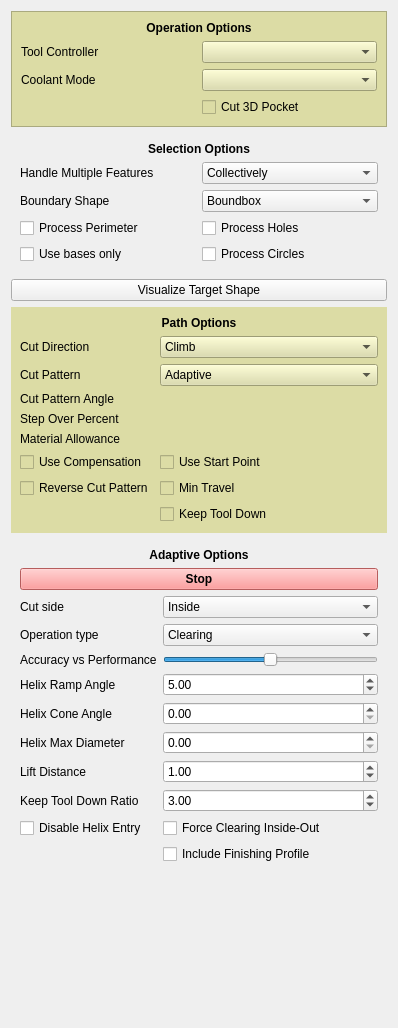
<?xml version="1.0" encoding="UTF-8"?>
<ui version="4.0">
 <class>Form</class>
 <widget class="QWidget" name="Form">
  <property name="geometry">
   <rect>
    <x>0</x>
    <y>0</y>
    <width>398</width>
    <height>1028</height>
   </rect>
  </property>
  <property name="windowTitle">
   <string>Form</string>
  </property>
  <layout class="QGridLayout" name="gridLayout_4">
   <item row="0" column="0">
    <widget class="QFrame" name="operationOptions">
     <property name="styleSheet">
      <string notr="true">background-color: rgb(220, 220, 165);</string>
     </property>
     <property name="frameShape">
      <enum>QFrame::StyledPanel</enum>
     </property>
     <property name="frameShadow">
      <enum>QFrame::Raised</enum>
     </property>
     <layout class="QGridLayout" name="gridLayout_3">
      <item row="2" column="1">
       <widget class="QComboBox" name="coolantController">
        <property name="toolTip">
         <string>&lt;html&gt;&lt;head/&gt;&lt;body&gt;&lt;p&gt;The tool and its settings to be used for this operation.&lt;/p&gt;&lt;/body&gt;&lt;/html&gt;</string>
        </property>
       </widget>
      </item>
      <item row="2" column="0">
       <widget class="QLabel" name="coolantController_label">
        <property name="text">
         <string>Coolant Mode</string>
        </property>
       </widget>
      </item>
      <item row="1" column="0">
       <widget class="QLabel" name="toolController_label">
        <property name="text">
         <string>Tool Controller</string>
        </property>
       </widget>
      </item>
      <item row="1" column="1">
       <widget class="QComboBox" name="toolController">
        <property name="toolTip">
         <string>&lt;html&gt;&lt;head/&gt;&lt;body&gt;&lt;p&gt;The tool and its settings to be used for this operation.&lt;/p&gt;&lt;/body&gt;&lt;/html&gt;</string>
        </property>
       </widget>
      </item>
      <item row="3" column="1">
       <widget class="QCheckBox" name="cut3DPocket">
        <property name="text">
         <string>Cut 3D Pocket</string>
        </property>
       </widget>
      </item>
      <item row="0" column="0" colspan="2">
       <widget class="QLabel" name="operationOptions_label">
        <property name="font">
         <font>
          <weight>75</weight>
          <bold>true</bold>
         </font>
        </property>
        <property name="text">
         <string>Operation Options</string>
        </property>
        <property name="alignment">
         <set>Qt::AlignCenter</set>
        </property>
       </widget>
      </item>
     </layout>
    </widget>
   </item>
   <item row="1" column="0">
    <widget class="QWidget" name="selectionOptions" native="true">
     <layout class="QGridLayout" name="gridLayout_5">
      <item row="1" column="1">
       <widget class="QComboBox" name="handleMultipleFeatures">
        <item>
         <property name="text">
          <string>Collectively</string>
         </property>
        </item>
        <item>
         <property name="text">
          <string>Individually</string>
         </property>
        </item>
       </widget>
      </item>
      <item row="2" column="1">
       <widget class="QComboBox" name="boundaryShape">
        <property name="toolTip">
         <string>&lt;html&gt;&lt;head/&gt;&lt;body&gt;&lt;p&gt;Specify if the facing should be restricted by the actual shape of the selected face (or the part if no face is selected), or if the bounding box should be faced off.&lt;/p&gt;&lt;p&gt;The latter can be used to face of the entire stock area to ensure uniform heights for the following operations.&lt;/p&gt;&lt;/body&gt;&lt;/html&gt;</string>
        </property>
        <item>
         <property name="text">
          <string>Boundbox</string>
         </property>
        </item>
        <item>
         <property name="text">
          <string>Face Region</string>
         </property>
        </item>
        <item>
         <property name="text">
          <string>Perimeter</string>
         </property>
        </item>
        <item>
         <property name="text">
          <string>Stock</string>
         </property>
        </item>
       </widget>
      </item>
      <item row="2" column="0">
       <widget class="QLabel" name="boundaryShape_label">
        <property name="text">
         <string>Boundary Shape</string>
        </property>
       </widget>
      </item>
      <item row="1" column="0">
       <widget class="QLabel" name="handleMultipleFeatures_label">
        <property name="text">
         <string>Handle Multiple Features</string>
        </property>
       </widget>
      </item>
      <item row="3" column="0">
       <widget class="QCheckBox" name="processPerimeter">
        <property name="text">
         <string>Process Perimeter</string>
        </property>
        <property name="checked">
         <bool>false</bool>
        </property>
       </widget>
      </item>
      <item row="3" column="1">
       <widget class="QCheckBox" name="processHoles">
        <property name="text">
         <string>Process Holes</string>
        </property>
        <property name="checked">
         <bool>false</bool>
        </property>
       </widget>
      </item>
      <item row="4" column="1">
       <widget class="QCheckBox" name="processCircles">
        <property name="text">
         <string>Process Circles</string>
        </property>
        <property name="checked">
         <bool>false</bool>
        </property>
       </widget>
      </item>
      <item row="0" column="0" colspan="2">
       <widget class="QLabel" name="selectionOptions_label">
        <property name="font">
         <font>
          <weight>75</weight>
          <bold>true</bold>
         </font>
        </property>
        <property name="text">
         <string>Selection Options</string>
        </property>
        <property name="alignment">
         <set>Qt::AlignCenter</set>
        </property>
       </widget>
      </item>
      <item row="4" column="0">
       <widget class="QCheckBox" name="useBasesOnly">
        <property name="text">
         <string>Use bases only</string>
        </property>
       </widget>
      </item>
     </layout>
    </widget>
   </item>
   <item row="6" column="0">
    <spacer name="verticalSpacer">
     <property name="orientation">
      <enum>Qt::Vertical</enum>
     </property>
     <property name="sizeHint" stdset="0">
      <size>
       <width>20</width>
       <height>40</height>
      </size>
     </property>
    </spacer>
   </item>
   <item row="3" column="0">
    <widget class="QWidget" name="pathOptions" native="true">
     <property name="styleSheet">
      <string notr="true">background-color: rgb(220, 220, 165);</string>
     </property>
     <layout class="QFormLayout" name="formLayout">
      <property name="fieldGrowthPolicy">
       <enum>QFormLayout::AllNonFixedFieldsGrow</enum>
      </property>
      <item row="1" column="0">
       <widget class="QLabel" name="cutDirection_label">
        <property name="text">
         <string>Cut Direction</string>
        </property>
       </widget>
      </item>
      <item row="1" column="1">
       <widget class="QComboBox" name="cutDirection">
        <property name="toolTip">
         <string>&lt;html&gt;&lt;head/&gt;&lt;body&gt;&lt;p&gt;The cutting mode assumes that the cut on one side of the tool bit represents the resulting part and the other side is either already milled away or will be removed later on.&lt;/p&gt;&lt;p&gt;Keeping that in mind climb mode is called when the tool bit is moved into the cut on each rotation, whereas in conventional mode the tool bits rotation and the tools lateral movement are in the same direction.&lt;/p&gt;&lt;/body&gt;&lt;/html&gt;</string>
        </property>
        <item>
         <property name="text">
          <string>Climb</string>
         </property>
        </item>
        <item>
         <property name="text">
          <string>Conventional</string>
         </property>
        </item>
       </widget>
      </item>
      <item row="2" column="0">
       <widget class="QLabel" name="cutPattern_label">
        <property name="text">
         <string>Cut Pattern</string>
        </property>
       </widget>
      </item>
      <item row="2" column="1">
       <widget class="QComboBox" name="cutPattern">
        <property name="toolTip">
         <string>&lt;html&gt;&lt;head/&gt;&lt;body&gt;&lt;p&gt;Pattern the tool bit is moved in to clear the material.&lt;/p&gt;&lt;/body&gt;&lt;/html&gt;</string>
        </property>
        <property name="currentText">
         <string notr="true">Adaptive</string>
        </property>
        <item>
         <property name="text">
          <string>Adaptive</string>
         </property>
        </item>
        <item>
         <property name="text">
          <string>Circular</string>
         </property>
        </item>
        <item>
         <property name="text">
          <string>CircularZigZag</string>
         </property>
        </item>
        <item>
         <property name="text">
          <string>Grid</string>
         </property>
        </item>
        <item>
         <property name="text">
          <string>Line</string>
         </property>
        </item>
        <item>
         <property name="text">
          <string>LineOffset</string>
         </property>
        </item>
        <item>
         <property name="text">
          <string notr="true">Offset</string>
         </property>
        </item>
        <item>
         <property name="text">
          <string>Spiral</string>
         </property>
        </item>
        <item>
         <property name="text">
          <string>Triangle</string>
         </property>
        </item>
        <item>
         <property name="text">
          <string>ZigZag</string>
         </property>
        </item>
        <item>
         <property name="text">
          <string>ZigZagOffset</string>
         </property>
        </item>
       </widget>
      </item>
      <item row="3" column="0">
       <widget class="QLabel" name="cutPatternAngle_label">
        <property name="text">
         <string>Cut Pattern Angle</string>
        </property>
       </widget>
      </item>
      <item row="5" column="0">
       <widget class="QLabel" name="stepOverPercent_label">
        <property name="text">
         <string>Step Over Percent</string>
        </property>
       </widget>
      </item>
      <item row="7" column="0">
       <widget class="QLabel" name="materialAllowance_label">
        <property name="text">
         <string>Material Allowance</string>
        </property>
       </widget>
      </item>
      <item row="8" column="0">
       <widget class="QCheckBox" name="useCompensation">
        <property name="toolTip">
         <string>&lt;html&gt;&lt;head/&gt;&lt;body&gt;&lt;p&gt;If checked the profile operation is offset by the tool radius. The offset direction is determined by the Cut Side.&lt;/p&gt;&lt;/body&gt;&lt;/html&gt;</string>
        </property>
        <property name="text">
         <string>Use Compensation</string>
        </property>
       </widget>
      </item>
      <item row="8" column="1">
       <widget class="QCheckBox" name="useStartPoint">
        <property name="toolTip">
         <string>&lt;html&gt;&lt;head/&gt;&lt;body&gt;&lt;p&gt;Specify if this operation uses a starting point.&lt;/p&gt;&lt;/body&gt;&lt;/html&gt;</string>
        </property>
        <property name="text">
         <string>Use Start Point</string>
        </property>
       </widget>
      </item>
      <item row="9" column="1">
       <widget class="QCheckBox" name="minTravel">
        <property name="text">
         <string>Min Travel</string>
        </property>
       </widget>
      </item>
      <item row="0" column="0" colspan="2">
       <widget class="QLabel" name="pathOptions_label">
        <property name="font">
         <font>
          <weight>75</weight>
          <bold>true</bold>
         </font>
        </property>
        <property name="text">
         <string>Path Options</string>
        </property>
        <property name="alignment">
         <set>Qt::AlignCenter</set>
        </property>
       </widget>
      </item>
      <item row="7" column="1">
       <widget class="Gui::QuantitySpinBox" name="materialAllowance">
        <property name="sizePolicy">
         <sizepolicy hsizetype="Preferred" vsizetype="Preferred">
          <horstretch>0</horstretch>
          <verstretch>0</verstretch>
         </sizepolicy>
        </property>
        <property name="unit" stdset="0">
         <string notr="true"/>
        </property>
       </widget>
      </item>
      <item row="3" column="1">
       <widget class="Gui::QuantitySpinBox" name="cutPatternAngle">
        <property name="sizePolicy">
         <sizepolicy hsizetype="Preferred" vsizetype="Preferred">
          <horstretch>0</horstretch>
          <verstretch>0</verstretch>
         </sizepolicy>
        </property>
        <property name="unit" stdset="0">
         <string notr="true"/>
        </property>
       </widget>
      </item>
      <item row="5" column="1">
       <widget class="Gui::QuantitySpinBox" name="stepOverPercent">
        <property name="sizePolicy">
         <sizepolicy hsizetype="Preferred" vsizetype="Preferred">
          <horstretch>0</horstretch>
          <verstretch>0</verstretch>
         </sizepolicy>
        </property>
        <property name="unit" stdset="0">
         <string notr="true"/>
        </property>
       </widget>
      </item>
      <item row="9" column="0">
       <widget class="QCheckBox" name="cutPatternReversed">
        <property name="text">
         <string>Reverse Cut Pattern</string>
        </property>
       </widget>
      </item>
      <item row="10" column="1">
       <widget class="QCheckBox" name="keepToolDown">
        <property name="text">
         <string>Keep Tool Down</string>
        </property>
       </widget>
      </item>
     </layout>
    </widget>
   </item>
   <item row="5" column="0">
    <widget class="QWidget" name="adaptiveOptions" native="true">
     <layout class="QFormLayout" name="formLayout_2">
      <item row="6" column="0">
       <widget class="QLabel" name="adaptiveOperationType_label">
        <property name="text">
         <string>Operation type</string>
        </property>
       </widget>
      </item>
      <item row="6" column="1">
       <widget class="QComboBox" name="adaptiveOperationType">
        <property name="sizePolicy">
         <sizepolicy hsizetype="Minimum" vsizetype="Fixed">
          <horstretch>0</horstretch>
          <verstretch>0</verstretch>
         </sizepolicy>
        </property>
        <property name="toolTip">
         <string>&lt;html&gt;&lt;head/&gt;&lt;body&gt;&lt;p&gt;Type of adaptive operation&lt;/p&gt;&lt;/body&gt;&lt;/html&gt;</string>
        </property>
        <item>
         <property name="text">
          <string>Clearing</string>
         </property>
        </item>
        <item>
         <property name="text">
          <string>Profile</string>
         </property>
        </item>
       </widget>
      </item>
      <item row="8" column="0">
       <widget class="QLabel" name="accuracyPerformance_label">
        <property name="text">
         <string>Accuracy vs Performance</string>
        </property>
       </widget>
      </item>
      <item row="8" column="1">
       <widget class="QSlider" name="accuracyPerformance">
        <property name="toolTip">
         <string>&lt;html&gt;&lt;head/&gt;&lt;body&gt;&lt;p&gt;Influences calculation performance vs stability and accuracy.&lt;/p&gt;&lt;/body&gt;&lt;/html&gt;</string>
        </property>
        <property name="minimum">
         <number>5</number>
        </property>
        <property name="maximum">
         <number>15</number>
        </property>
        <property name="value">
         <number>10</number>
        </property>
        <property name="orientation">
         <enum>Qt::Horizontal</enum>
        </property>
       </widget>
      </item>
      <item row="9" column="0">
       <widget class="QLabel" name="helixRampAngle_label">
        <property name="text">
         <string>Helix Ramp Angle</string>
        </property>
       </widget>
      </item>
      <item row="9" column="1">
       <widget class="QDoubleSpinBox" name="helixRampAngle">
        <property name="toolTip">
         <string>&lt;html&gt;&lt;head/&gt;&lt;body&gt;&lt;p&gt;Angle of the helix ramp entry&lt;/p&gt;&lt;/body&gt;&lt;/html&gt;</string>
        </property>
        <property name="minimum">
         <double>1.000000000000000</double>
        </property>
        <property name="maximum">
         <double>89.000000000000000</double>
        </property>
        <property name="value">
         <double>5.000000000000000</double>
        </property>
       </widget>
      </item>
      <item row="10" column="0">
       <widget class="QLabel" name="helixConeAngle_label">
        <property name="text">
         <string>Helix Cone Angle</string>
        </property>
       </widget>
      </item>
      <item row="10" column="1">
       <widget class="QDoubleSpinBox" name="helixConeAngle">
        <property name="toolTip">
         <string>&lt;html&gt;&lt;head/&gt;&lt;body&gt;&lt;p&gt;Angle of the helix entry cone.&lt;/p&gt;&lt;/body&gt;&lt;/html&gt;</string>
        </property>
        <property name="maximum">
         <double>6.000000000000000</double>
        </property>
       </widget>
      </item>
      <item row="11" column="0">
       <widget class="QLabel" name="helixDiameterLimit_label">
        <property name="text">
         <string>Helix Max Diameter</string>
        </property>
       </widget>
      </item>
      <item row="11" column="1">
       <widget class="QDoubleSpinBox" name="helixDiameterLimit">
        <property name="toolTip">
         <string>&lt;html&gt;&lt;head/&gt;&lt;body&gt;&lt;p&gt;If &gt;0 it limits the helix ramp diameter
otherwise the 75 percent of tool diameter is used as helix diameter.&lt;/p&gt;&lt;/body&gt;&lt;/html&gt;</string>
        </property>
        <property name="maximum">
         <double>90.000000000000000</double>
        </property>
        <property name="singleStep">
         <double>0.100000000000000</double>
        </property>
       </widget>
      </item>
      <item row="12" column="0">
       <widget class="QLabel" name="liftDistance_label">
        <property name="text">
         <string>Lift Distance</string>
        </property>
       </widget>
      </item>
      <item row="12" column="1">
       <widget class="QDoubleSpinBox" name="liftDistance">
        <property name="toolTip">
         <string>&lt;html&gt;&lt;head/&gt;&lt;body&gt;&lt;p&gt;How much to lift the tool up during the rapid linking moves over cleared regions.&lt;/p&gt;&lt;p&gt;If linking path is not clear tool is raised to clearence height.&lt;/p&gt;&lt;/body&gt;&lt;/html&gt;</string>
        </property>
        <property name="maximum">
         <double>1000.000000000000000</double>
        </property>
        <property name="singleStep">
         <double>0.100000000000000</double>
        </property>
        <property name="value">
         <double>1.000000000000000</double>
        </property>
       </widget>
      </item>
      <item row="13" column="0">
       <widget class="QLabel" name="keepToolDownRatio_label">
        <property name="text">
         <string>Keep Tool Down Ratio</string>
        </property>
       </widget>
      </item>
      <item row="13" column="1">
       <widget class="QDoubleSpinBox" name="keepToolDownRatio">
        <property name="toolTip">
         <string>&lt;html&gt;&lt;head/&gt;&lt;body&gt;&lt;p&gt;Max length of keep-tool-down linking path compared to direct distance between points.
If exceeded link will be done by raising the tool to clearence height.&lt;/p&gt;&lt;/body&gt;&lt;/html&gt;</string>
        </property>
        <property name="minimum">
         <double>1.000000000000000</double>
        </property>
        <property name="maximum">
         <double>10.000000000000000</double>
        </property>
        <property name="value">
         <double>3.000000000000000</double>
        </property>
       </widget>
      </item>
      <item row="14" column="1">
       <widget class="QCheckBox" name="forceInsideOut">
        <property name="text">
         <string>Force Clearing Inside-Out</string>
        </property>
       </widget>
      </item>
      <item row="16" column="1">
       <widget class="QCheckBox" name="includeFinishingProfile">
        <property name="text">
         <string>Include Finishing Profile</string>
        </property>
       </widget>
      </item>
      <item row="1" column="0" colspan="2">
       <widget class="QLabel" name="adaptiveOptions_label">
        <property name="font">
         <font>
          <weight>75</weight>
          <bold>true</bold>
         </font>
        </property>
        <property name="text">
         <string>Adaptive Options</string>
        </property>
        <property name="alignment">
         <set>Qt::AlignCenter</set>
        </property>
       </widget>
      </item>
      <item row="2" column="0" colspan="2">
       <widget class="QPushButton" name="stopButton">
        <property name="font">
         <font>
          <weight>75</weight>
          <bold>true</bold>
         </font>
        </property>
        <property name="styleSheet">
         <string notr="true">background-color: rgb(255, 130, 130);</string>
        </property>
        <property name="text">
         <string>Stop</string>
        </property>
        <property name="checkable">
         <bool>true</bool>
        </property>
       </widget>
      </item>
      <item row="4" column="0">
       <widget class="QLabel" name="cutSide_label">
        <property name="sizePolicy">
         <sizepolicy hsizetype="Preferred" vsizetype="Preferred">
          <horstretch>0</horstretch>
          <verstretch>0</verstretch>
         </sizepolicy>
        </property>
        <property name="text">
         <string>Cut side</string>
        </property>
       </widget>
      </item>
      <item row="4" column="1">
       <widget class="QComboBox" name="cutSide">
        <property name="sizePolicy">
         <sizepolicy hsizetype="Minimum" vsizetype="Fixed">
          <horstretch>0</horstretch>
          <verstretch>0</verstretch>
         </sizepolicy>
        </property>
        <property name="toolTip">
         <string>&lt;html&gt;&lt;head/&gt;&lt;body&gt;&lt;p&gt;Cut inside or outside of the selected shapes&lt;/p&gt;&lt;/body&gt;&lt;/html&gt;</string>
        </property>
        <item>
         <property name="text">
          <string>Inside</string>
         </property>
        </item>
        <item>
         <property name="text">
          <string>Outside</string>
         </property>
        </item>
       </widget>
      </item>
      <item row="14" column="0">
       <widget class="QCheckBox" name="disableHelixEntry">
        <property name="text">
         <string>Disable Helix Entry</string>
        </property>
       </widget>
      </item>
     </layout>
    </widget>
   </item>
   <item row="2" column="0">
    <widget class="QPushButton" name="visualizeTargetShape">
     <property name="text">
      <string>Visualize Target Shape</string>
     </property>
     <property name="checkable">
      <bool>true</bool>
     </property>
    </widget>
   </item>
  </layout>
 </widget>
 <customwidgets>
  <customwidget>
   <class>Gui::QuantitySpinBox</class>
   <extends>QWidget</extends>
   <header>Gui/QuantitySpinBox.h</header>
  </customwidget>
 </customwidgets>
 <tabstops>
  <tabstop>toolController</tabstop>
  <tabstop>coolantController</tabstop>
  <tabstop>cut3DPocket</tabstop>
  <tabstop>handleMultipleFeatures</tabstop>
  <tabstop>boundaryShape</tabstop>
  <tabstop>processPerimeter</tabstop>
  <tabstop>processHoles</tabstop>
  <tabstop>processCircles</tabstop>
  <tabstop>cutDirection</tabstop>
  <tabstop>cutPattern</tabstop>
  <tabstop>cutPatternAngle</tabstop>
  <tabstop>stepOverPercent</tabstop>
  <tabstop>materialAllowance</tabstop>
  <tabstop>useCompensation</tabstop>
  <tabstop>useStartPoint</tabstop>
  <tabstop>cutPatternReversed</tabstop>
  <tabstop>minTravel</tabstop>
  <tabstop>keepToolDown</tabstop>
  <tabstop>stopButton</tabstop>
  <tabstop>cutSide</tabstop>
  <tabstop>adaptiveOperationType</tabstop>
  <tabstop>accuracyPerformance</tabstop>
  <tabstop>helixRampAngle</tabstop>
  <tabstop>helixConeAngle</tabstop>
  <tabstop>helixDiameterLimit</tabstop>
  <tabstop>liftDistance</tabstop>
  <tabstop>keepToolDownRatio</tabstop>
  <tabstop>disableHelixEntry</tabstop>
  <tabstop>forceInsideOut</tabstop>
  <tabstop>includeFinishingProfile</tabstop>
 </tabstops>
 <resources/>
 <connections/>
</ui>
